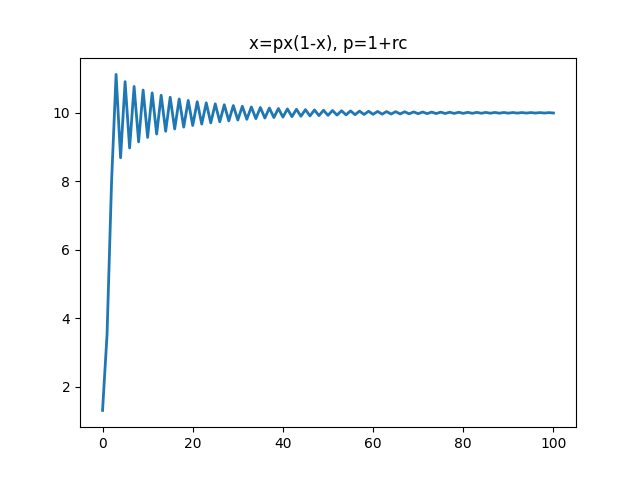

This chart was generated by the following Python code:
#!/usr/bin/env python3
#Author: [email redacted]
#License: GNU GPL 3.0.
#No warranty or liability assumed irrelevant of thermonuclear wars or lack thereof.


import matplotlib.pyplot as plt
import numpy as np
fig, ax=plt.subplots()


x0=118/90 #a=x*(r/rho)
#x=(1+rc)/r * a
c=10
r=.195
rho=1+r*c
a0=x0*(r/rho)

a=a0
X=[]
X.append(x0)
for i in np.arange(0,100):
   a=rho*a*(1-a)
   X.append((rho)/(r)*a)
ax.plot(X,linewidth=2.0)#, label=("({:.02f},{:.02f})").format(a0,c))



#plt.legend()
plt.title("x=px(1-x), p=1+rc")
plt.savefig("population-grow-resources-damped.png")
plt.show()
